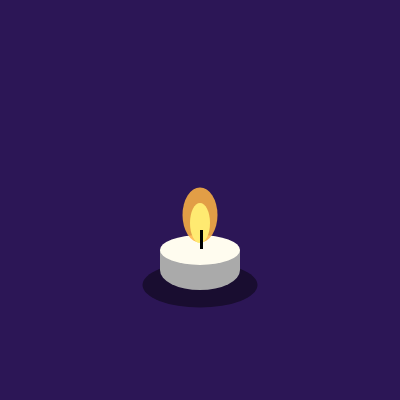
Frame 1 (no input)
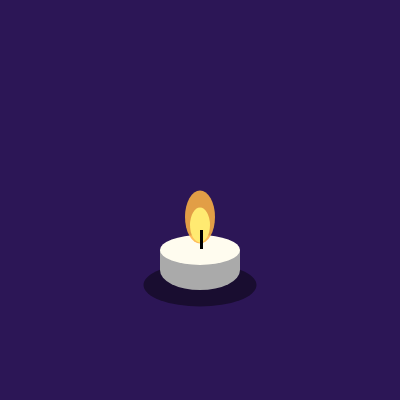
Frame 60 (no input)
Frame 120 (the mouse pressed at the canvas centre since frame 60): identical to frame 1, image omitted

The p5.js sketch that drew these frames (run headless with seeded random() and noise() and a simulated clock; from frame 60 on, the mouse is pressed at the canvas centre):

// p5.js sketch
// ── sketch.js
var candleOn = true;
var x;
var lightBG;
var darkBG;
var lightCandle;
var darkCandle;
var lightMetal;
var darkMetal;
var flame1;
var flame2;

function setup() {
  createCanvas(400, 400);
  candleOn = true;
  x = 0;

  lightBG = color(44, 22, 86);
  darkBG = color(25, 13, 48);
  lightCandle = color(255, 252, 239);
  darkCandle = color(219, 206, 175);
  lightMetal = color(170);
  darkMetal = color(130);
  flame1 = color(255, 236, 114, 250);
  flame2 = color(255, 180, 68, 220);

  system = new ParticleSystem(createVector(200, 230));
}

function draw() {
  drawCandle();
  createSmoke();
  flickerCandle();
}

function mouseClicked() {
  if (mouseX > 180 && mouseX < 220 && mouseY > 185 && mouseX < 245) {
    candleOn = !candleOn;
  }
}

function drawCandle() {
  noStroke();
  if (candleOn) {
    background(lightBG);

    var y = x - 1;
    if (y < 10) {
      fill(darkBG);
      ellipse(200, 285, 115, 45);
    } else if (y > 10 || y < 20) {
      fill(darkBG);
      ellipse(200, 285, 113, 43);
    }

    fill(lightMetal);
    ellipse(200, 270, 80, 40);
    rect(160, 250, 80, 20);

    fill(lightCandle);
    ellipse(200, 250, 80, 30);

  } else {
    background(darkBG)

    fill(darkMetal);
    ellipse(200, 270, 80, 40);
    rect(160, 250, 80, 20);

    fill(darkCandle);
    ellipse(200, 250, 80, 30);
  }


}

function flickerCandle() {
  if (candleOn){
    
    noStroke();
    if (x <= 10) {
    
     fill(flame2);
     ellipse(200, 215, 35, 55);
      fill(flame1);
     ellipse(200, 223, 20, 40);

    } else if (x > 10) {
      fill(flame2);
      ellipse(200, 217, 30, 53);
    fill(flame1);
     ellipse(200, 225, 20, 35);
    }

  if (x > 20) {
    x = 0;
  }else{x++}
  }

  fill(0, 0, 0);
  rect(200, 230, 3, 19);

}

function createSmoke() {
  if (!candleOn) {
    system.addParticle();

  }
  system.run();
}

var Particle = function(position) {
  this.acceleration = createVector(-0, -0.02);
  this.velocity = createVector(random(-0.1, 0.1), random(-0.1, 0.1));
  this.position = position.copy();
  this.lifespan = 290;
};

Particle.prototype.run = function() {
  this.update();
  this.display();
};

Particle.prototype.update = function() {
  this.velocity.add(this.acceleration);
  this.position.add(this.velocity);
  this.lifespan -= 2;
};

Particle.prototype.display = function() {
  noStroke();
  fill(90, this.lifespan);
  ellipse(this.position.x, this.position.y, 10, 10);
};

Particle.prototype.isDead = function() {
  return this.lifespan < 0;
};

var ParticleSystem = function(position) {
  this.origin = position.copy();
  this.particles = [];
};

ParticleSystem.prototype.addParticle = function() {
  this.particles.push(new Particle(this.origin));
};

ParticleSystem.prototype.run = function() {
  for (var i = this.particles.length - 1; i >= 0; i--) {
    var p = this.particles[i];
    p.run();
    if (p.isDead()) {
      this.particles.splice(i, 1);
    }
  }
};
